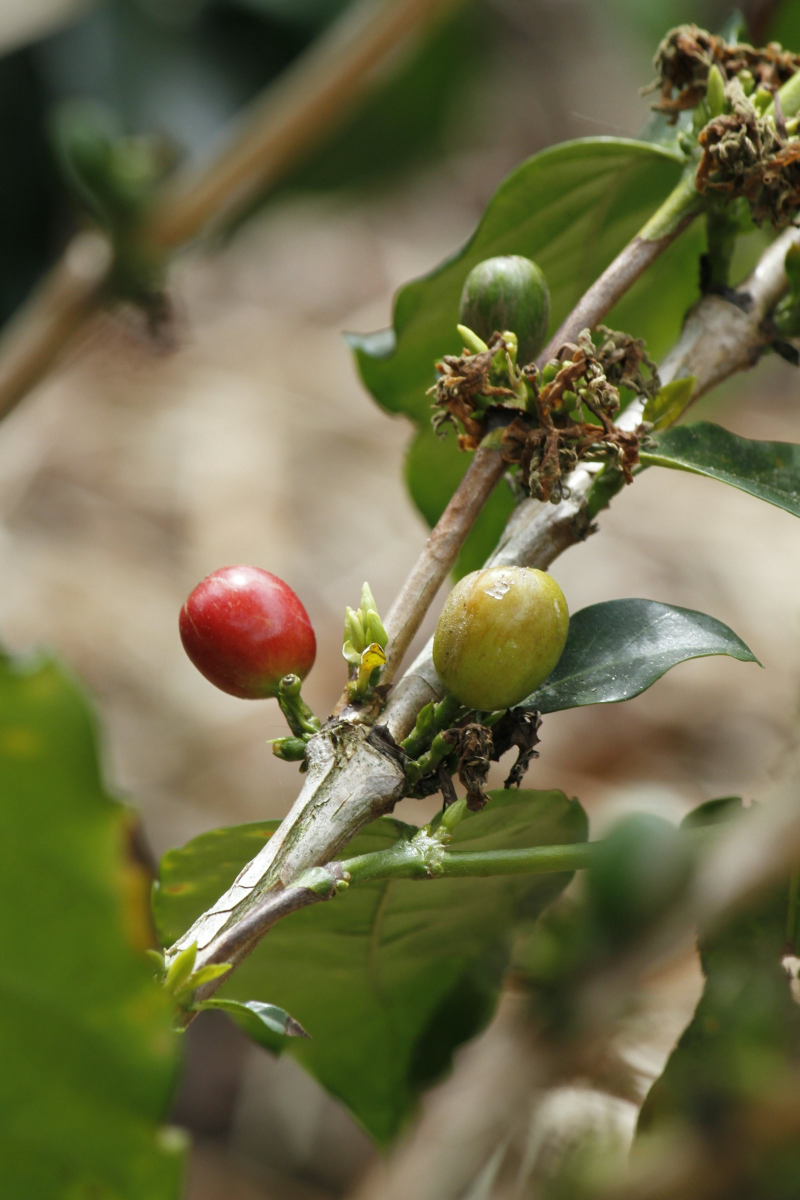
#> input picture _originales/cafe.jpg, 1600 x 2400 px (shown at 1/2 size); its folder holds only this picture in this run
$ python fotos.py
#> lines starting #> are read from the running program, lines starting #| are printed output that depends on the picture
# Convierte las fotos de _originales/ (jpg, jpeg, png o webp, subidas a mano o desde /admin)
# en fotos/NOMBRE.webp (1600 px), fotos/NOMBRE-800.webp y fotos/og/NOMBRE.jpg (1200x630 para compartir).
# Solo procesa las nuevas o cambiadas (compara una huella del archivo). Escribe fotos/medidas.json.
# Uso (desde sitio/): python3 _herramientas/fotos.py
import hashlib, json, pathlib
from PIL import Image, ImageOps

src, out = pathlib.Path('_originales'), pathlib.Path('fotos')
(out / 'og').mkdir(parents=True, exist_ok=True)
mfile = out / 'medidas.json'
medidas = json.loads(mfile.read_text()) if mfile.exists() else {}
nuevas = 0
for f in sorted(p for p in src.iterdir() if p.suffix.lower() in ('.jpg', '.jpeg', '.png', '.webp')):
    huella = hashlib.md5(f.read_bytes()).hexdigest()[:12]
    if medidas.get(f.stem, [0, 0, ''])[2:] == [huella] and (out / f'{f.stem}.webp').exists():
        continue
    im = ImageOps.exif_transpose(Image.open(f)).convert('RGB')
#> im is the input picture: PIL image 1600x2400 RGB; mean R, G, B 109.8, 107.8, 71.7
    for w, suf in ((1600, ''), (800, '-800')):
        r = im.copy(); r.thumbnail((w, w))
        r.save(out / f'{f.stem}{suf}.webp', 'WEBP', quality=64, method=6)
        if not suf: medidas[f.stem] = [*r.size, huella]
#> this loop made 2 passes
#> pass 2, `r.save(out / f'{f.stem}{suf}.webp', 'WEBP', quality=64, method=6)`:
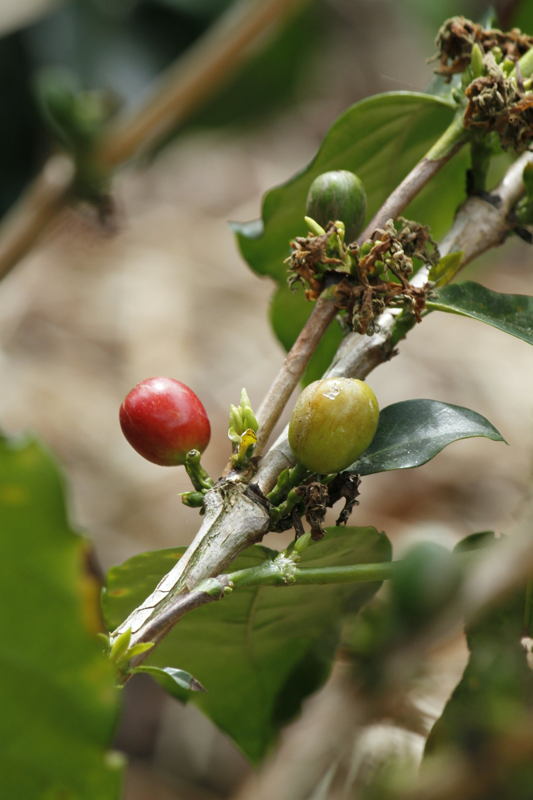
#> saved as cafe-800.webp: PIL image 533x800 RGB; mean R, G, B 109.8, 107.8, 71.7
#> after the loop, medidas = {'cafe': [1067, 1600, '8942ed46d83a']}
    ImageOps.fit(im, (1200, 630)).save(out / 'og' / f'{f.stem}.jpg', quality=70, optimize=True, progressive=True)
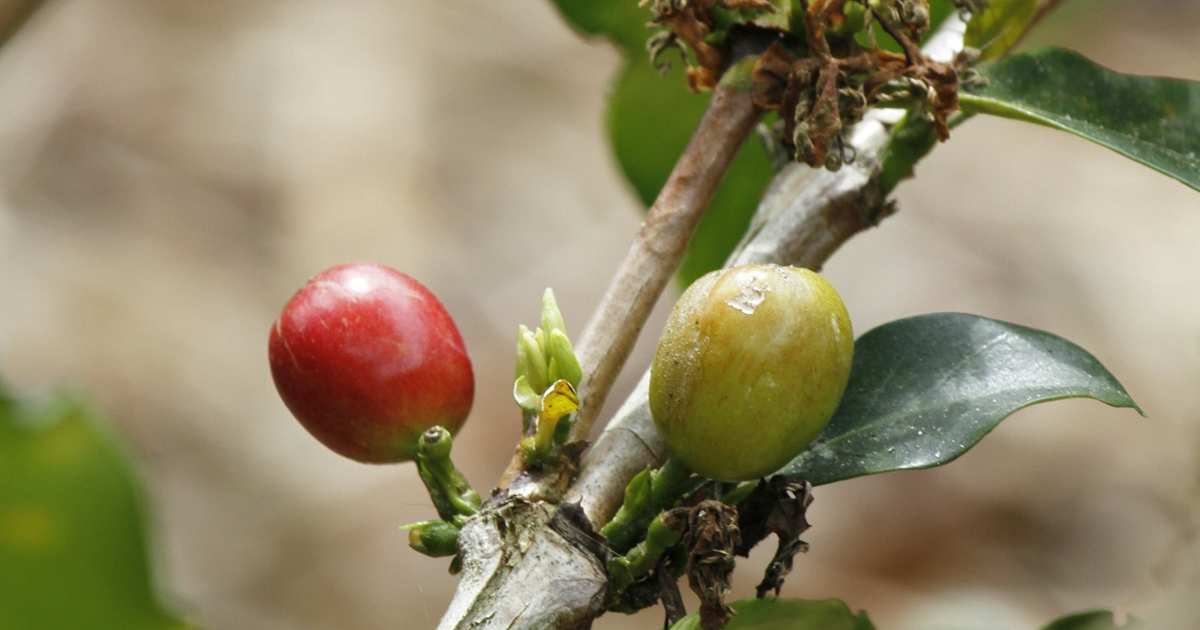
#> saved as cafe.jpg: PIL image 1200x630 RGB; mean R, G, B 144.8, 134.4, 103.2
    nuevas += 1
mfile.write_text(json.dumps(dict(sorted(medidas.items())), indent=0))
print(nuevas, 'fotos nuevas ·', len(medidas), 'en total')
#| 1 fotos nuevas · 1 en total

$ run again, on _originales/chefchaouen-escaleras.jpg
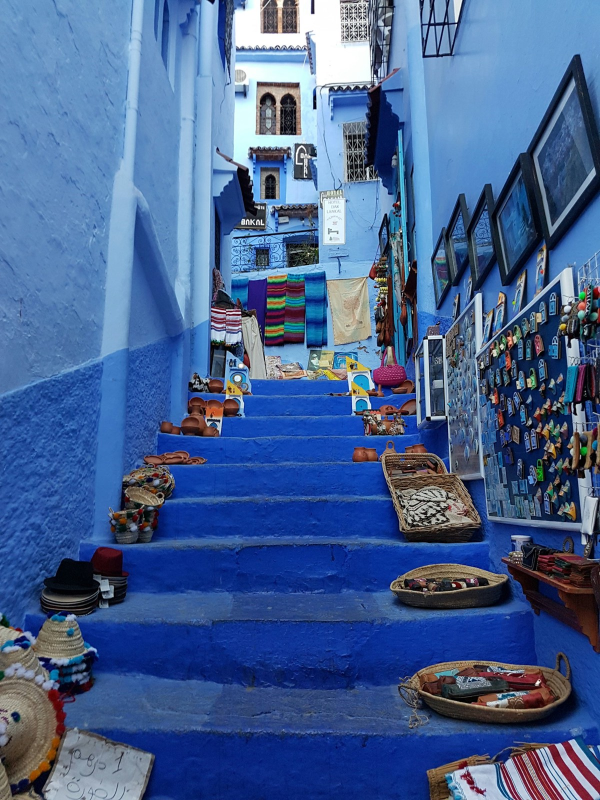
#> input picture _originales/chefchaouen-escaleras.jpg, 1200 x 1600 px (shown at 1/2 size)
#> im is the input picture: PIL image 1200x1600 RGB; mean R, G, B 69.8, 97.6, 145
#> the loop `for w, suf in ((1600, ''), (800, '-800')):` made 2 passes
#> pass 2, `r.save(out / f'{f.stem}{suf}.webp', 'WEBP', quality=64, method=6)`:
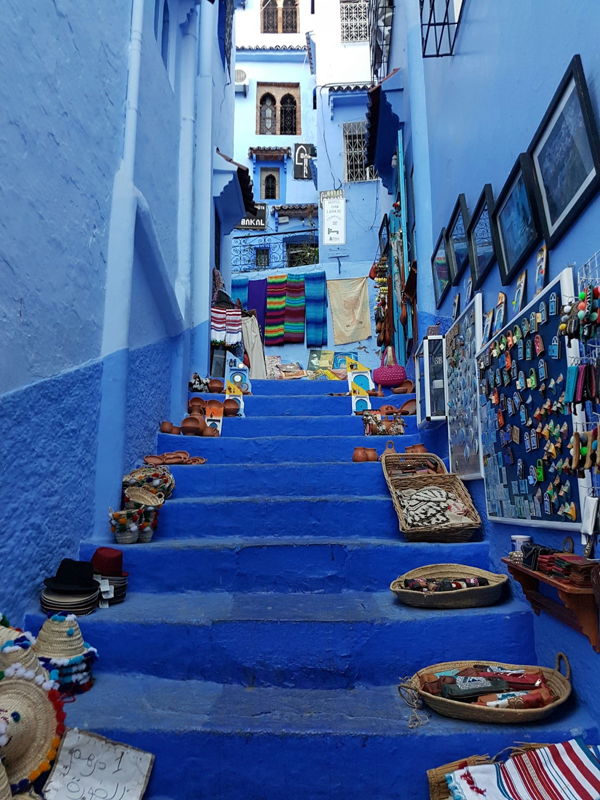
#> saved as chefchaouen-escaleras-800.webp: PIL image 600x800 RGB; mean R, G, B 69.8, 97.6, 145
#> after the loop `for w, suf in ((1600, ''), (800, '-800')):`: medidas = {'chefchaouen-escaleras': [1200, 1600, '7617b7eb70a7']}
#> `ImageOps.fit(im, (1200, 630)).save(out / 'og' / f'{f.stem}.jpg', quali..`:
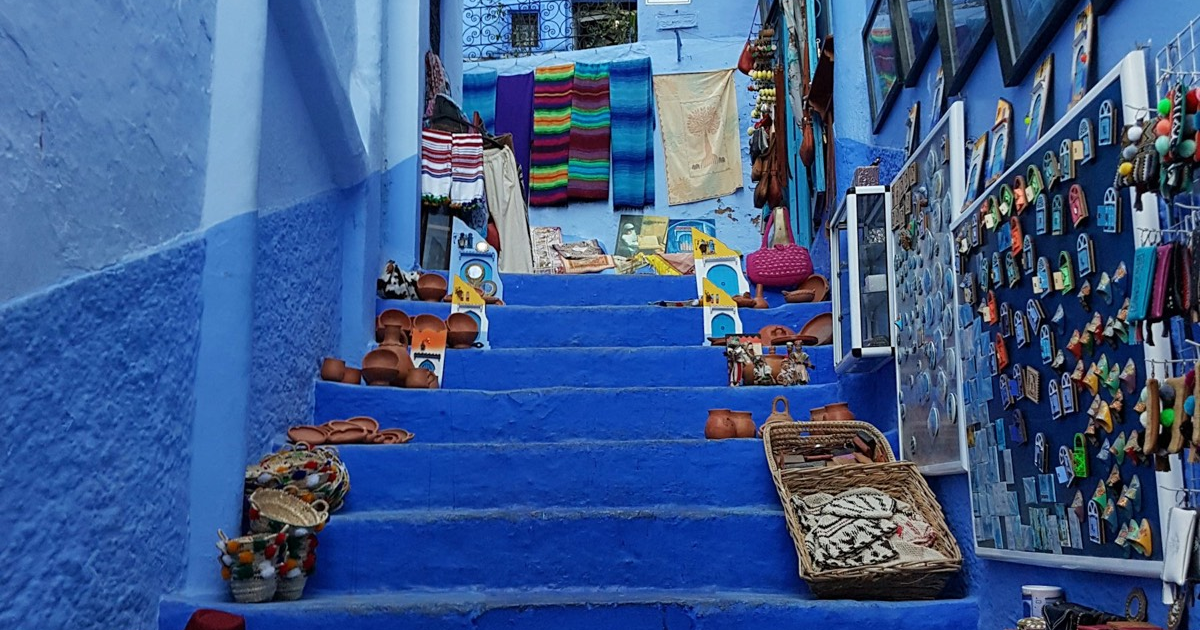
#> saved as chefchaouen-escaleras.jpg: PIL image 1200x630 RGB; mean R, G, B 61.7, 90.4, 139.1
#| 1 fotos nuevas · 1 en total

$ run again, on _originales/chefchaouen.jpg
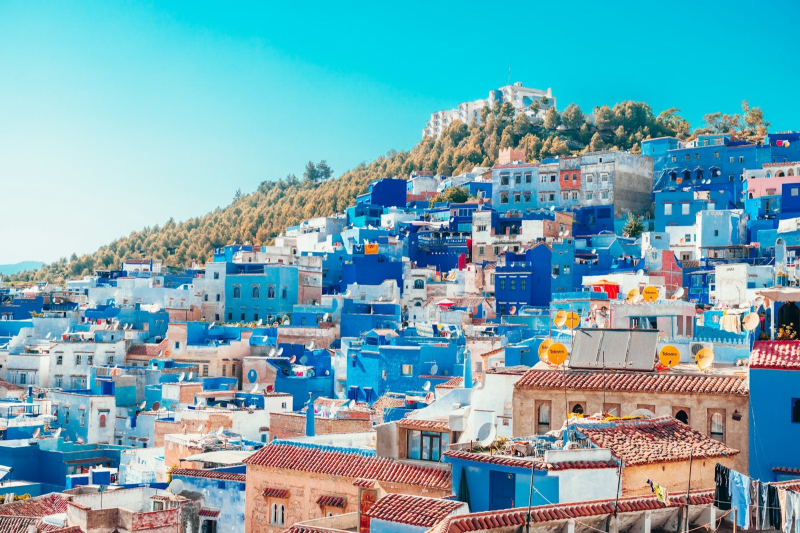
#> input picture _originales/chefchaouen.jpg, 1600 x 1066 px (shown at 1/2 size)
#> im is the input picture: PIL image 1600x1066 RGB; mean R, G, B 114.8, 167.2, 179.1
#> the loop `for w, suf in ((1600, ''), (800, '-800')):` made 2 passes
#> pass 2, `r.save(out / f'{f.stem}{suf}.webp', 'WEBP', quality=64, method=6)`:
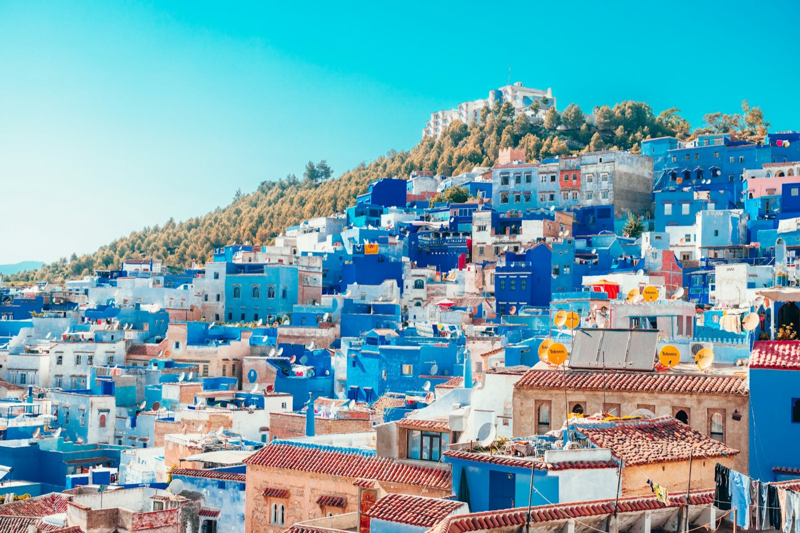
#> saved as chefchaouen-800.webp: PIL image 800x533 RGB; mean R, G, B 114.8, 167.2, 179.1
#> after the loop `for w, suf in ((1600, ''), (800, '-800')):`: medidas = {'chefchaouen': [1600, 1066, '602601ce0573']}
#> `ImageOps.fit(im, (1200, 630)).save(out / 'og' / f'{f.stem}.jpg', quali..`:
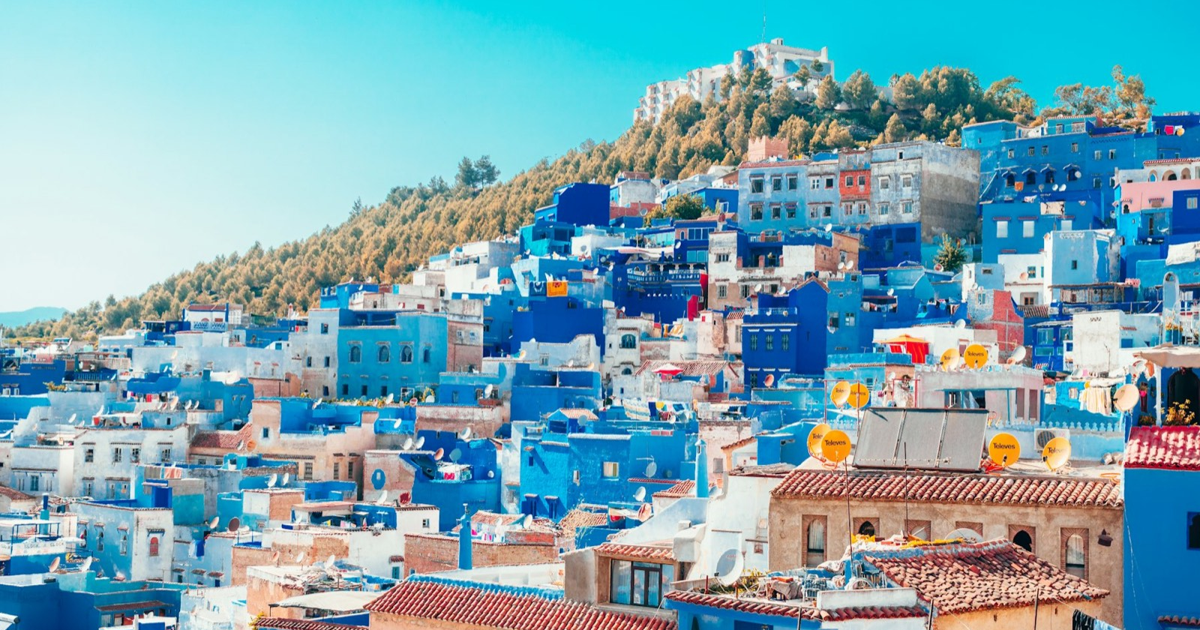
#> saved as chefchaouen.jpg: PIL image 1200x630 RGB; mean R, G, B 122.4, 166.2, 178.5
#| 1 fotos nuevas · 1 en total

$ run again, on _originales/comuna13.jpg
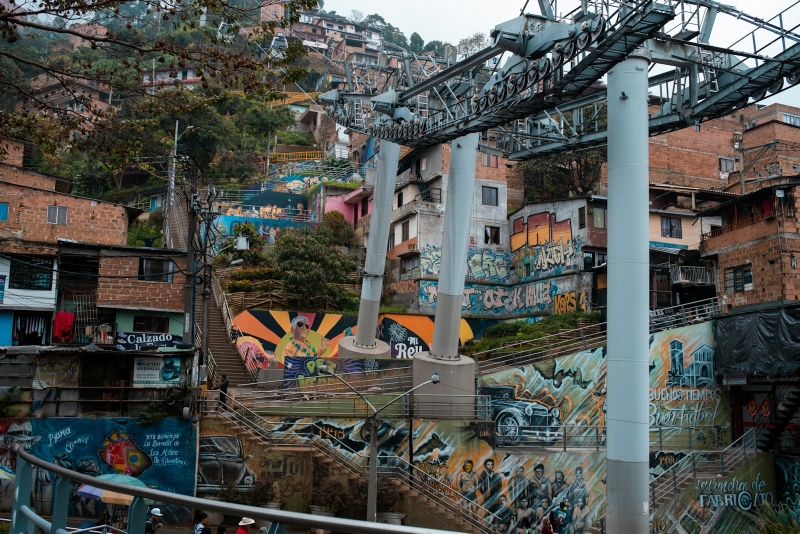
#> input picture _originales/comuna13.jpg, 1600 x 1067 px (shown at 1/2 size)
#> im is the input picture: PIL image 1600x1067 RGB; mean R, G, B 79.6, 82.4, 78.5
#> the loop `for w, suf in ((1600, ''), (800, '-800')):` made 2 passes
#> pass 2, `r.save(out / f'{f.stem}{suf}.webp', 'WEBP', quality=64, method=6)`:
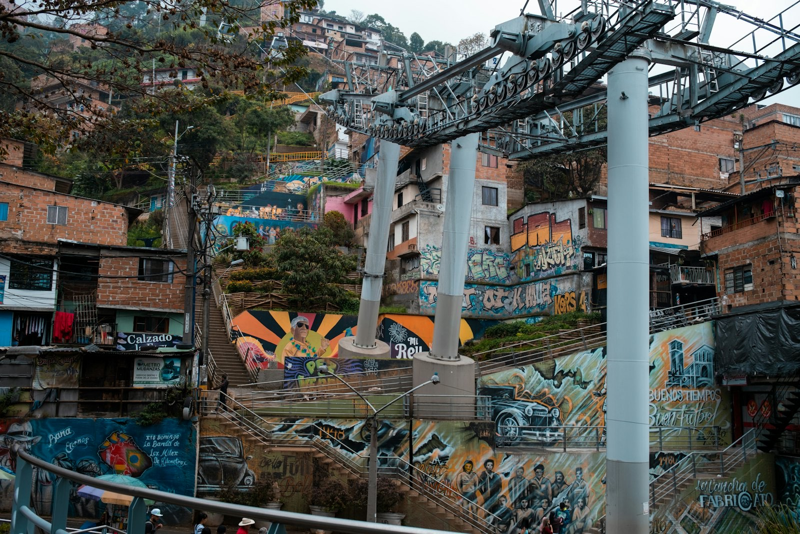
#> saved as comuna13-800.webp: PIL image 800x534 RGB; mean R, G, B 79.6, 82.4, 78.5
#> after the loop `for w, suf in ((1600, ''), (800, '-800')):`: medidas = {'comuna13': [1600, 1067, '038660e5f903']}
#> `ImageOps.fit(im, (1200, 630)).save(out / 'og' / f'{f.stem}.jpg', quali..`:
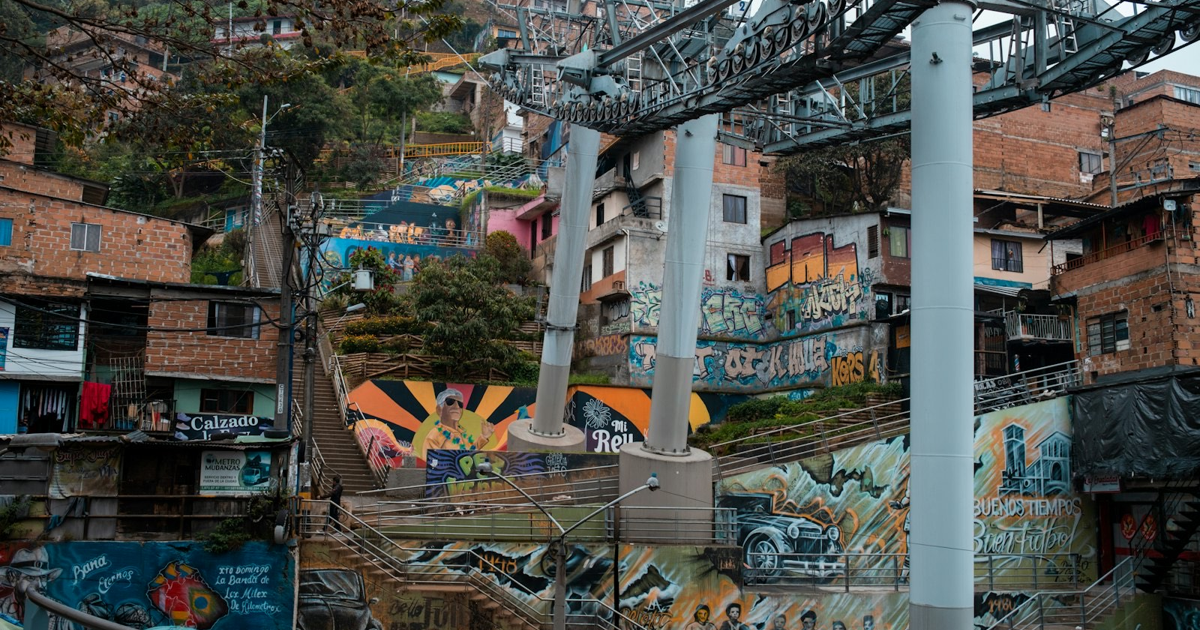
#> saved as comuna13.jpg: PIL image 1200x630 RGB; mean R, G, B 76.8, 78.5, 73.7
#| 1 fotos nuevas · 1 en total

$ run again, on _originales/camellos.jpg
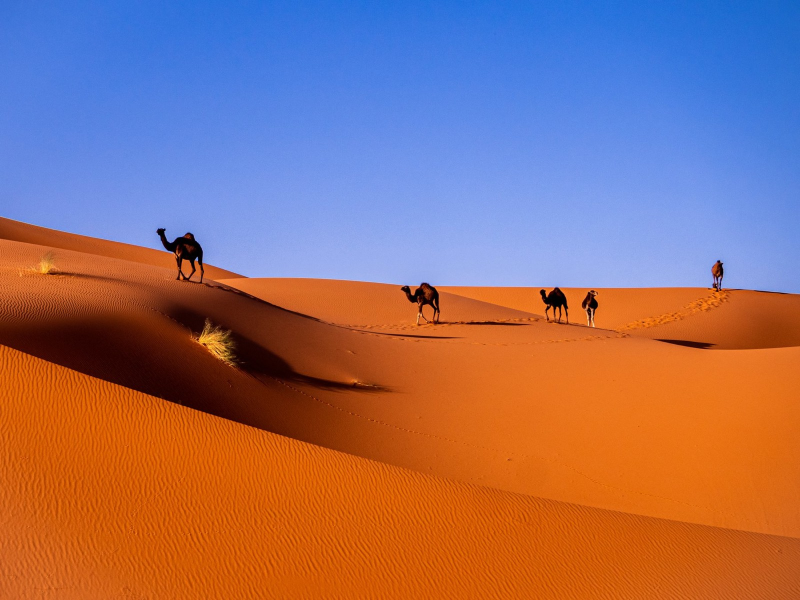
#> input picture _originales/camellos.jpg, 1600 x 1200 px (shown at 1/2 size)
#> im is the input picture: PIL image 1600x1200 RGB; mean R, G, B 149.1, 110.7, 112.7
#> the loop `for w, suf in ((1600, ''), (800, '-800')):` made 2 passes
#> pass 2, `r.save(out / f'{f.stem}{suf}.webp', 'WEBP', quality=64, method=6)`:
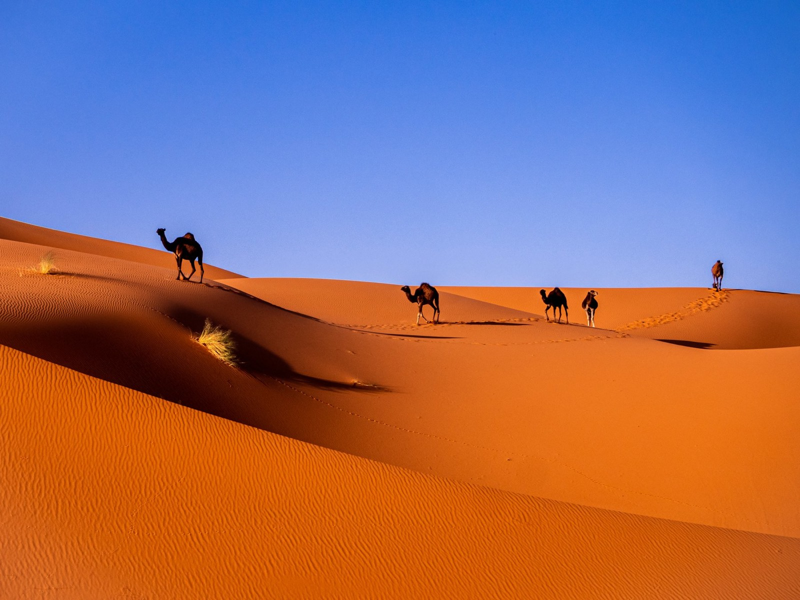
#> saved as camellos-800.webp: PIL image 800x600 RGB; mean R, G, B 149.1, 110.7, 112.7
#> after the loop `for w, suf in ((1600, ''), (800, '-800')):`: medidas = {'camellos': [1600, 1200, '58d67238ac8b']}
#> `ImageOps.fit(im, (1200, 630)).save(out / 'og' / f'{f.stem}.jpg', quali..`:
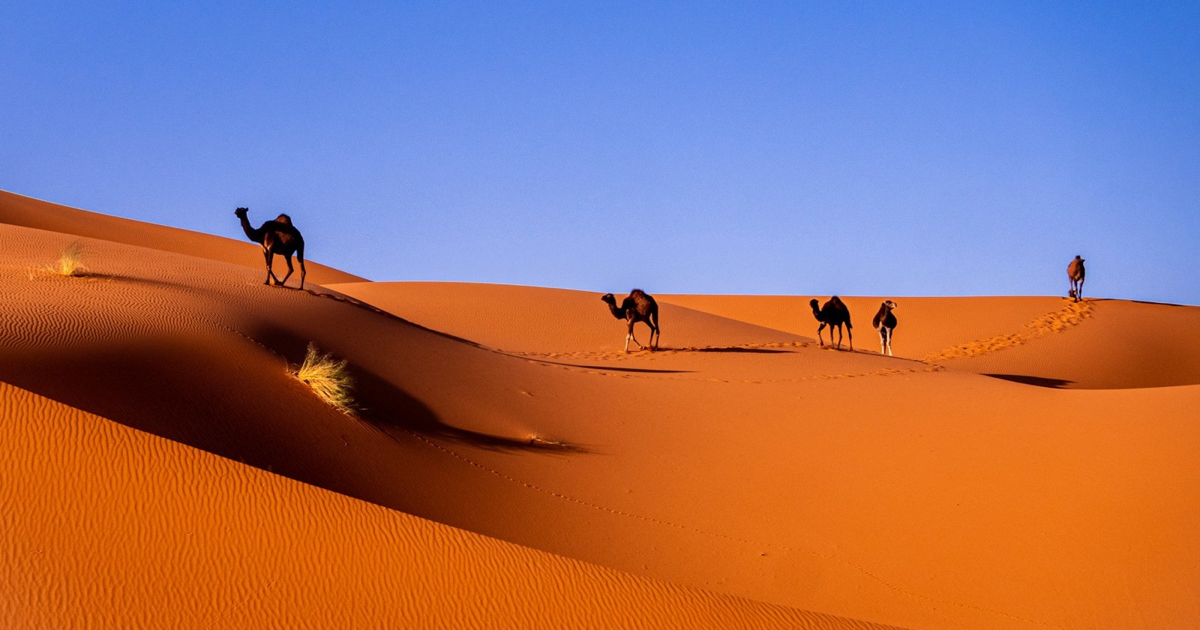
#> saved as camellos.jpg: PIL image 1200x630 RGB; mean R, G, B 156, 112.9, 111
#| 1 fotos nuevas · 1 en total
